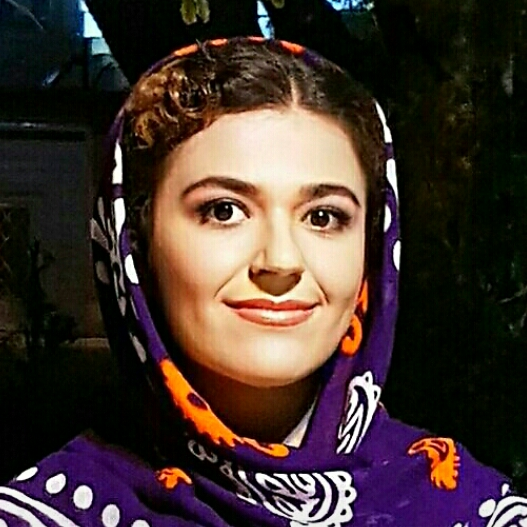
%> input picture 7/Marjan.jpg, 527 x 527 px
$ octave s41.m   (GNU Octave 9; MATLAB toolbox functions it lacks are replaced by stand-ins)
%> lines starting %> are read from the running program, lines starting %| are printed output that depends on the picture
I = imread('C:\Users\Marjan\Documents\MATLAB\34\39\Marjan.jpg');
%> I is the input picture: size 527x527x3 uint8; mean R, G, B 67.9, 52.2, 47.5
I=rgb2gray(I);
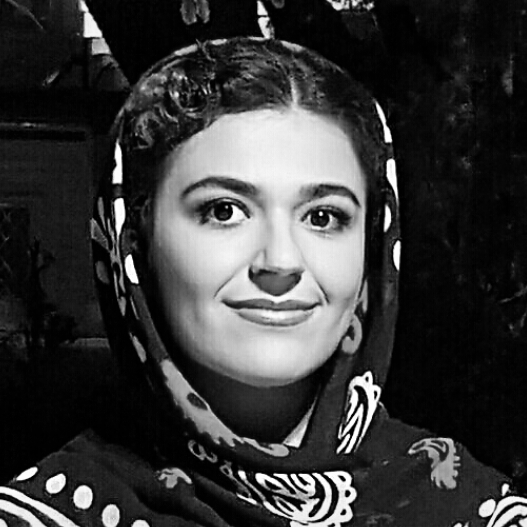
%> I: size 527x527 uint8; min 0, max 255, mean 56.4
% I = imread('eight.tif');
figure, imshow(I)
J = imnoise(I,'salt & pepper',0.02);
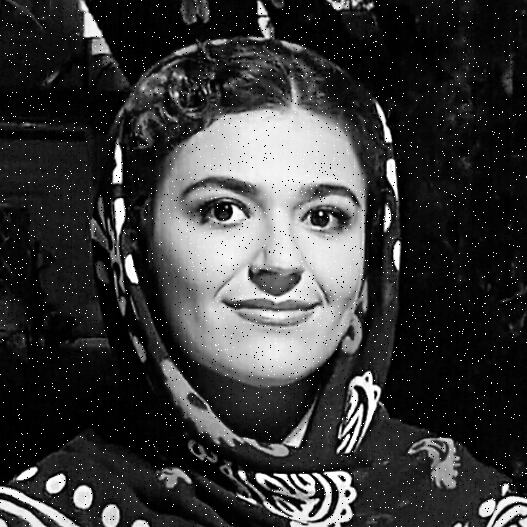
%> J: size 527x527 uint8; min 0, max 255, mean 57.7
K = medfilt2(J);
imshowpair(J,K,'montage'),
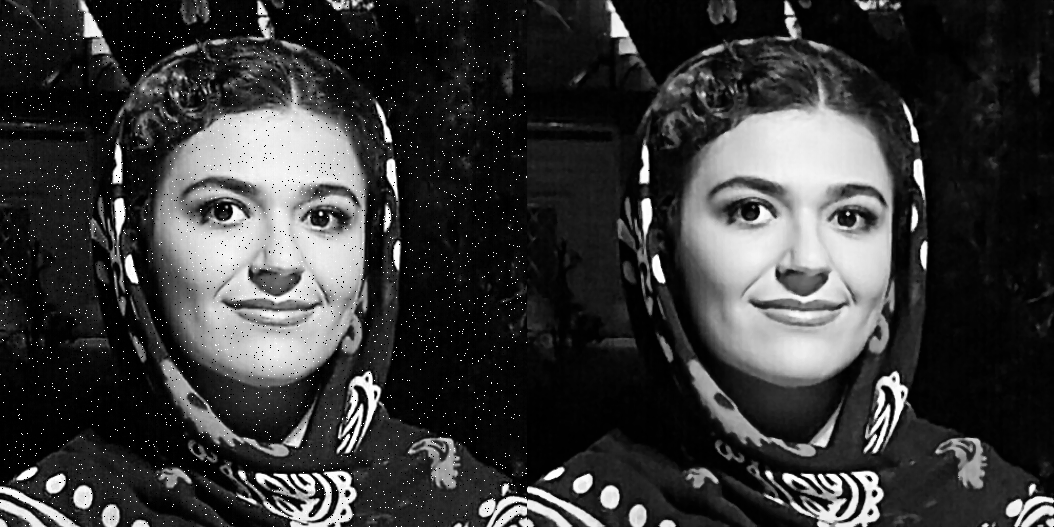
%> displayed picture: size 527x1054, on the screen's scale of 0 to 255; min 0, max 255, mean 56.9
title('noise salt & pepper                         Median filter');
